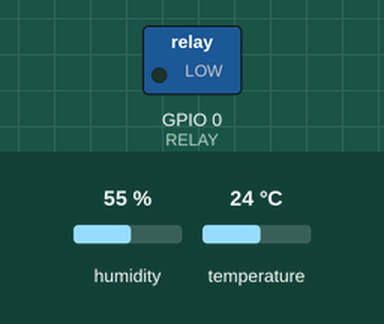
A sketch run on a simulated ESP8266 (NodeMCU). Shown: switched loads named in the sketch (green lamp = pin HIGH). The inputs (shaded band) are chosen by the test bench; at power-on: humidity 55 %, temperature 24 °C. WiFi joins after 1.5 s; servers stay silent unless stated; what the sketch prints to the serial monitor is not drawn.

Above: at 4.5 s.
Timing chart, 0 to 9.4 s (numbered marks = the images above):
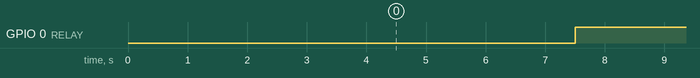

The sketch:

Wifi_Client_DHT_11.ino
```cpp
// Incluimos librería
#include <DHT.h>

// Definimos el pin digital donde se conecta el sensor
#define DHTPIN 2
#define RELAY 0
// Dependiendo del tipo de sensor
#define DHTTYPE DHT11

// Inicializamos el sensor DHT11
DHT dht(DHTPIN, DHTTYPE);

#include "ESP8266WiFi.h"

// WiFi parameters to be configured
const char* ssid = "WifiInternet"; // Write here your router's username
const char* password = "Nico12345"; // Write here your router's passward
WiFiServer server(3000);

void setup(void)
{
  Serial.begin(9600);
  // Comenzamos el sensor DHT
  dht.begin();

  //WriteOutput Relay
  pinMode(RELAY, OUTPUT);
  // Connect to WiFi
  WiFi.begin(ssid, password);


  // while wifi not connected yet, print '.'
  // then after it connected, get out of the loop
  while (WiFi.status() != WL_CONNECTED) {
     delay(500);
     Serial.print(".");
  }
  //print a new line, then print WiFi connected and the IP address
  Serial.println("");
  Serial.println("WiFi connected");
  // Print the IP address
  Serial.println(WiFi.localIP());

  Serial.println("Server ON");
  // Inicializando Server
  server.begin();

}
void loop() {
  //sendTcp("HolaMundo");
  //recievedTcp();


  // Esperamos 5 segundos entre medidas
  delay(3000);
  digitalWrite(RELAY, LOW);
  Serial.println("Relay Low");
  delay(3000);
  Serial.println("Relay High");
  digitalWrite(RELAY, HIGH);

  // Leemos la humedad relativa
  float h = dht.readHumidity();
  // Leemos la temperatura en grados centígrados (por defecto)
  float t = dht.readTemperature();
  // Leemos la temperatura en grados Fahrenheit
  float f = dht.readTemperature(true);

  // Comprobamos si ha habido algún error en la lectura
  if (isnan(h) || isnan(t) || isnan(f)) {
    Serial.println("Error obteniendo los datos del sensor DHT11");
    return;
  }

  // Calcular el índice de calor en Fahrenheit
  float hif = dht.computeHeatIndex(f, h);
  // Calcular el índice de calor en grados centígrados
  float hic = dht.computeHeatIndex(t, h, false);

  Serial.print("Humedad: ");
  Serial.print(h);
  Serial.print(" %\t");
  Serial.print("Temperatura: ");
  Serial.print(t);
  Serial.print(" *C ");
  Serial.print(f);
  Serial.print(" *F\t");
  Serial.print("Índice de calor: ");
  Serial.print(hic);
  Serial.print(" *C ");
  Serial.print(hif);
  Serial.println(" *F");


}

void recievedTcp() {
  WiFiClient client = server.available();
  if (!client) {    return;  }
  while(!client.available()) {
    delay(10);
  }
  String req = client.readStringUntil('\r');
  Serial.println(req);
  client.flush();

  delay(2000);
}

void sendTcp(const char* message) {
  if (WiFi.status() == WL_CONNECTED) {
    WiFiClient client;
    if (client.connect("192.168.1.107", 12345)) { // Cambia la dirección y el puerto según tu servidor
      Serial.print("Enviando:");
      Serial.println(message);
      client.write(message);
    } else {
      Serial.println("Fallo en la conexión");
    }
    // Cierra la conexión
    client.stop();
  }
  delay(2000);
}
```

Measured:
- by itself, GPIO 0 (RELAY): alternates HIGH for 3.0 s and LOW for 3.0 s
